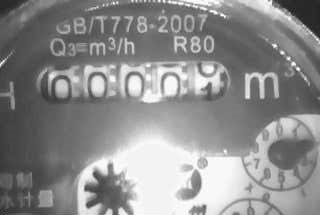
#> input picture OpenCV/Simple_OpenCV_Tool_Test_images/origin_test_img_input.jpg, 320 x 215 px
$ python Simple_OpenCV_Tool_24_v1.2.0.20251027-rc.py
#> lines starting #> are read from the running program, lines starting #| are printed output that depends on the picture
#> the answer given: Simple_OpenCV_Tool_Test_images/origin_test_img_input.jpg
import cv2
import numpy as np
import os

def image_processing(input_image_path):
    """
    图像处理核心函数：按 高斯滤波→高通锐化→双边滤波 顺序处理（不转换RGB）
    :param input_image_path: 输入JPG图片的路径
    :return: 处理成功返回True，失败返回False
    """

    # 主要改变参数 highpass_strength(高通锐化参数) ,其他参数默认不变

    # ---------------------- 1. 初始化配置（沿用原代码默认参数） ----------------------
    # 高斯滤波参数
    gaussian_kernel = 3  # 核大小（奇数）
    gaussian_sigma = 1.0  # 高斯标准差
    # 高通锐化参数
    highpass_strength = 5.0  # 锐化强度
    # 双边滤波参数
    bilateral_d = 6  # 邻域直径
    bilateral_sigma_color = 50  # 颜色相似度Sigma
    bilateral_sigma_space = 50  # 空间相似度Sigma

    # ---------------------- 2. 准备输出文件夹 ----------------------
    output_dir = "output_images"
    if not os.path.exists(output_dir):
        os.makedirs(output_dir)

    # ---------------------- 3. 读取输入图片（不转换为RGB，保持BGR） ----------------------
    img_bgr = cv2.imread(input_image_path)  # 直接读取为BGR cv2.imwrite（默认支持 BGR）,OpenCV 读取图片时默认使用BGR通道顺序（蓝色、绿色、红色）,通道顺序无影响
#> img_bgr is the input picture: shape (215, 320, 3); min 24, max 255, mean 140.5
    if img_bgr is None:
        print(f"错误：无法读取图片，请检查路径是否正确（仅支持JPG格式）")
        return False

    # ---------------------- 4. 按顺序应用滤波处理（直接处理BGR） ----------------------
    # 步骤1：高斯滤波
    gaussian_filtered = cv2.GaussianBlur(img_bgr, (gaussian_kernel, gaussian_kernel), gaussian_sigma)
    print("(1) 高斯滤波处理完成（默认参数：核大小3，Sigma=1.0）")

    # 步骤2：高通锐化
    gaussian_lowpass = cv2.GaussianBlur(gaussian_filtered, (5, 5), 0)  # 生成低通图像
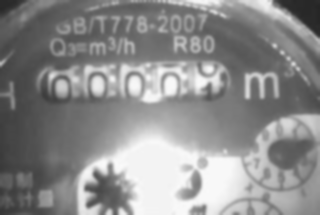
#> gaussian_lowpass: shape (215, 320, 3); min 37, max 250, mean 140.4
    highpass_filtered = cv2.addWeighted(
        gaussian_filtered, 1.0 + highpass_strength,
        gaussian_lowpass, -highpass_strength,
        0  # 偏移量
    )
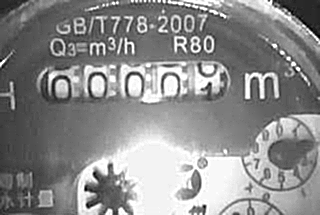
#> highpass_filtered: shape (215, 320, 3); min 0, max 255, mean 140
    highpass_filtered = cv2.convertScaleAbs(highpass_filtered)  # 确保像素值在0-255
    print("(2) 高通锐化处理完成（默认参数：强度5.0）")

    # 步骤3：双边滤波
    bilateral_filtered = cv2.bilateralFilter(
        highpass_filtered,
        d=bilateral_d,
        sigmaColor=bilateral_sigma_color,
        sigmaSpace=bilateral_sigma_space
    )
    print("(3) 双边滤波处理完成（默认参数：邻域直径6，颜色Sigma=50，空间Sigma=50）")

    # ---------------------- 5. 保存处理后的图片（直接保存BGR，无需转换） ----------------------
    input_filename = os.path.basename(input_image_path)
    filename_without_ext = os.path.splitext(input_filename)[0]
    output_filename = f"{filename_without_ext}_processed.jpg"
    output_path = os.path.join(output_dir, output_filename)

    # 直接保存BGR格式（cv2.imwrite默认支持BGR）
    save_success = cv2.imwrite(output_path, bilateral_filtered)

    if save_success:
        print(f"\n🎉 图片处理完成！已保存至：{output_path}")
        return True
    else:
        print(f"错误：图片保存失败，请检查输出文件夹权限")
        return False

if __name__ == "__main__":
    input_path = input("请输入需要处理的JPG图片路径（例如：test.jpg 或 ./images/test.jpg）：")
    if not input_path.lower().endswith((".jpg", ".jpeg")):
        print("错误：仅支持JPG/JPEG格式的图片，请重新输入")
    else:
        image_processing(input_path)
